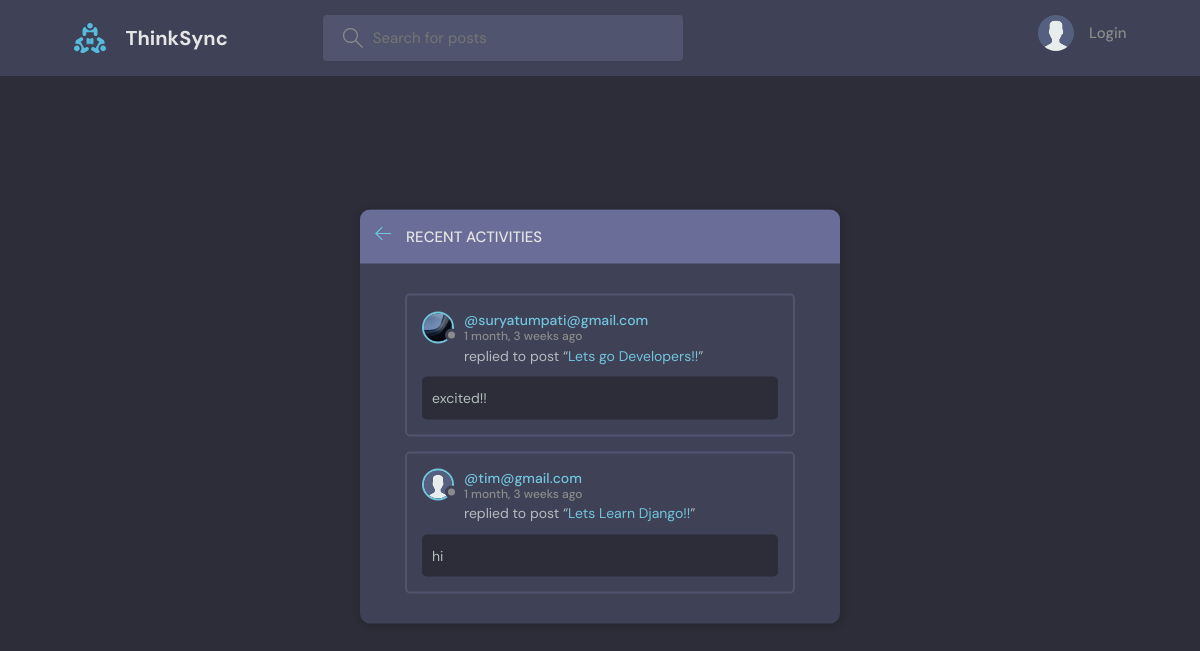
The page /activity/ on the database as committed earlier.
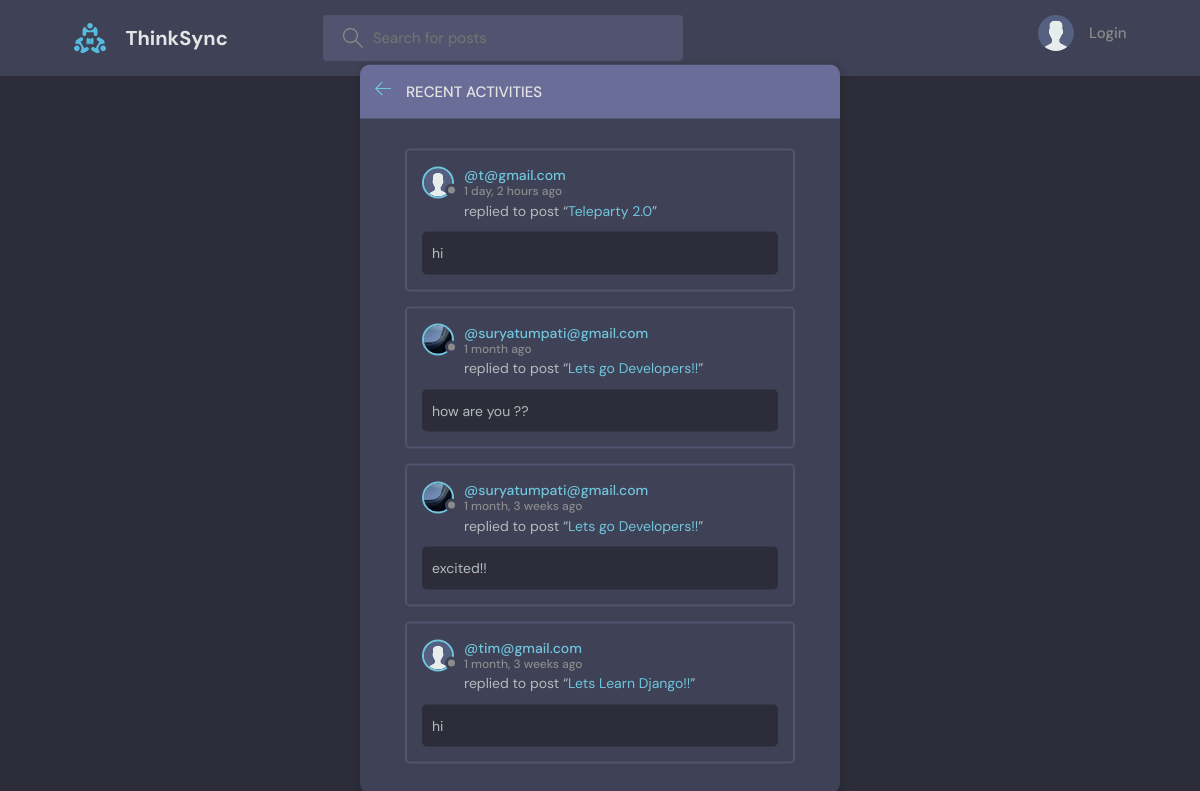
The same page on the database as committed later.
### base/models.py (models this page shows, shortened)
class Message(models.Model):
    user = models.ForeignKey(User, on_delete=models.CASCADE)
    room = models.ForeignKey(Room, on_delete=models.CASCADE)
    body = models.TextField()
    updated = models.DateTimeField(auto_now=True)
    created = models.DateTimeField(auto_now_add=True)
    class Meta:
        ordering = ["-updated", "-created"]

class User(AbstractUser):
    name = models.CharField(max_length=200, null=True)
    email = models.EmailField(unique=True, null=True)
    bio = models.TextField(null=True)
    avatar = models.ImageField(null=True, default="avatar.svg")
    USERNAME_FIELD = "email"
    REQUIRED_FIELDS = ["username"]

class Room(models.Model):
    host = models.ForeignKey(User, on_delete=models.SET_NULL, null=True)
    topic = models.ForeignKey(Topic, on_delete=models.SET_NULL, null=True)
    name = models.CharField(max_length=200)
    description = models.TextField(null=True, blank=True)
    participants = models.ManyToManyField(User, related_name="participants", blank=True)
    updated = models.DateTimeField(auto_now=True)
    created = models.DateTimeField(auto_now_add=True)
    class Meta:
        ordering = ["-updated", "-created"]
    def __str__(self):
        return self.name

### base/views.py (the view)
# urls.py: path("activity/", views.activityPage, name="activity"),
def activityPage(request):
    room_messages = Message.objects.all()
    return render(request, "base/activity.html", {"room_messages": room_messages})

### base/templates/base/activity.html (shortened to what this page needs)
{% extends 'main.html' %}
{% block content %}
<main class="layout">
  <div class="container">
    <div class="layout__box">
      <div class="layout__boxHeader">
        <div class="layout__boxTitle">
          <a href="{% url 'home' %}">
            <svg version="1.1" xmlns="http://www.w3.org/2000/svg" width="32" height="32" viewBox="0 0 32 32">
              <title>arrow-left</title>
              <path
                d="M13.723 2.286l-13.723 13.714 13.719 13.714 1.616-1.611-10.96-10.96h27.625v-2.286h-27.625l10.965-10.965-1.616-1.607z">
              </path>
            </svg>
          </a>
          <h3>Recent Activities</h3>
        </div>
      </div>
      <div class="activities-page layout__body">
        {% for message in room_messages %}
        <div class="activities__box">
          <div class="activities__boxHeader roomListRoom__header">
            <a href="{% url 'user-profile' message.user.id %}" class="roomListRoom__author">
              <div class="avatar avatar--small">
                <img src="{{message.user.avatar.url}}" />
              </div>
              <p>
                @{{message.user}}
                <span>{{message.created|timesince}} ago</span>
              </p>
            </a>
          </div>
          <div class="activities__boxContent">
            <p>replied to post “<a href="{% url 'room' message.room.id %}">{{message.room}}</a>”</p>
            <div class="activities__boxRoomContent">
              {{message.body}}
            </div>
          </div>
        </div>
        {% endfor %}
      </div>
    </div>
  </div>
</main>
{% endblock content %}

Rows that differ between the two databases and show on the page:
added Message: user.avatar (placeholder picture), user "t@gmail.com", created "1 day, 2 hours", room "Teleparty 2.0", body "hi"
added Message: user.avatar (picture), user "suryatumpati@gmail.com", created "1 month", room "Lets go Developers!!", body "how are you ??"
